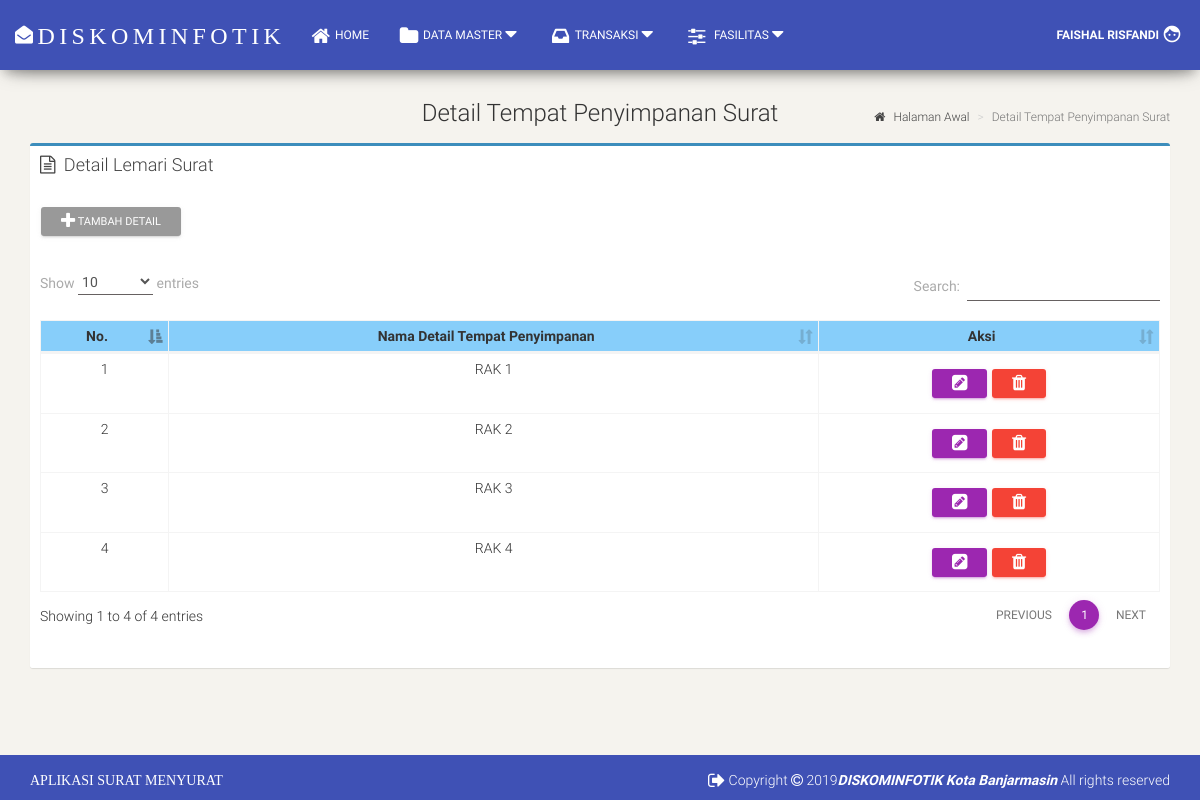
The page /admin/detail-penyimpanan.php?id=PN-002 (signed in) on the database its author committed.
### tables this page shows
CREATE TABLE IF NOT EXISTS `mpnympn` (
  `kd_simpan` varchar(8) NOT NULL,
  `nm_simpan` varchar(70) NOT NULL,
  PRIMARY KEY (`kd_simpan`)
);

CREATE TABLE IF NOT EXISTS `detail` (
  `kd_detail` int(11) NOT NULL AUTO_INCREMENT,
  `nm_detail` varchar(50) NOT NULL,
  `kd_simpan` varchar(8) NOT NULL,
  PRIMARY KEY (`kd_detail`),
  KEY `kd_simpan` (`kd_simpan`)
);

### admin/detail-penyimpanan.php (the view, shortened to what this page needs)
<?php
if (empty($_SESSION['username'])){
	header('location:../index.php');
} else {
?>
<!DOCTYPE html>
<html lang="en">
    <?php include ("include/head.php")?>
<body>
    <?php include("include/menu.php")?>
<?php
                    $id = $_GET['id'];
                    $select = "SELECT * FROM mpnympn WHERE kd_simpan=?";
                    $check  = mysqli_prepare($koneksi, $select);
                            mysqli_stmt_bind_param($check, 's', $id);
                            mysqli_stmt_execute($check);
                    $result = mysqli_stmt_get_result($check);
                    $row = mysqli_fetch_assoc($result);
$no = 1;
?>
<?php } ?>
<div class="panel-body">
        <section class="content-header">
          <h1 class="text-center">
            Detail Tempat Penyimpanan Surat
          </h1>
          <ol class="breadcrumb">
            <li><a href="index.php"><i class="fa fa-home"></i> Halaman Awal</a></li>
            <li class="active">Detail Tempat Penyimpanan Surat</li>
          </ol>
        </section>
        <section class="content">
          <div class="row">
            <section class="col-lg-12 connectedSortable">
              <div class="box box-primary">
                <div class="box-header">
                  <i class="fa fa-file-text-o"></i>
                  <h3 class="box-title">Detail <?php echo ucwords(strtolower($row['nm_simpan']));?></h3>
                </div>
                <div class="box-body">
<div class="modal fade bs-example-modal-md" data-keyboard="false" data-backdrop="static" id="tambahData" tabindex="-1" role="dialog" aria-labelledby="myModalLabel" aria-hidden="true">
		 <div class="modal-dialog modal-md">
		 </div>
		 </div>
                   <a data-toggle="modal" data-target="#tambahData" class="btn btn-sm btn-default"><i class="fa fa-plus"></i> Tambah Detail</a>
                   <br />
                   <br />
                     <table id="tsrtkeluar" class="table table-bordered table-hover table-condensed">
                	     <thead bgcolor="87cefa">
                         <tr>
                         <th class="text-center">No.</th>
                         <th class="text-center">Nama Detail Tempat Penyimpanan</th>
                         <th class="text-center">Aksi</th>
                        </tr>
                      </thead>
                      <tbody>
<?php
$query =mysqli_query($koneksi, "SELECT * FROM detail WHERE kd_simpan='$id'");
                    while($row = mysqli_fetch_assoc($query))
                    {
                        $nos       = $no++;
                        $kode      = $row['kd_detail'];
                        $nm        = $row['nm_detail'];
                        echo "
                            <tr>
                            <td class='text-center'>$nos</td>
                            <td class='text-center'>$nm</td>
                            <td class='text-center'><a class='open_modal btn btn-sm btn-primary' title='Edit' id='$row[kd_detail]' ><i class='fa fa-pencil-square' ></i></a>
                            <a href='detail-penyimpanan.php?aksi=delete&id=$kode'  data-toggle='tooltip' title='Delete' onclick='return confirm(\'Anda yakin akan menghapus surat untuk'?\)' class='btn btn-sm btn-danger'> <i class='fa fa-trash'></i> </a>
                            </td>
                        ";
                    }
?>
                      </tbody>
                    </table>
                </div>
                <div class="box-footer clearfix no-border">
                </div>
              </div>
            </section>
          </div>
        </section>
      </div>
<?php include("include/credit.php")?>
</body>
</html>

### admin/include/head.php (style rules this page uses)
body { background: #F5F3EE !important; }
th { text-align:center; vertical-align:middle; }
html { position: relative; min-height: 100%; }
body { margin-bottom: 60px; }
body { padding-bottom: 0px; padding-top: 70px; }
#tsrtmasuk th, #tsrtkeluar th, #tdisposisi th { vertical-align : middle; }
#tsrtkeluar td:nth-child(1), td:nth-child(7) { text-align : center; }
a { cursor:pointer; }

### rows shown on the page
mpnympn: nm_simpan "Lemari Surat"
detail: nos "1", nm_detail "RAK 1"
detail: nos "2", nm_detail "RAK 2"
detail: nos "3", nm_detail "RAK 3"
detail: nos "4", nm_detail "RAK 4"

### other values the page prints
$_SESSION['nama_user'] "FAISHAL RISFANDI"
$y "2019"
